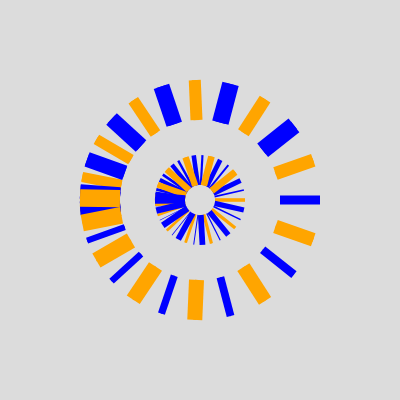
Frame 1 (no input)
Frame 2 (the mouse pressed at the canvas centre, redrawn once): identical to frame 1, image omitted

The p5.js sketch that drew this single still picture (run headless with seeded random() and noise() and a simulated clock; the mouse was pressed at the canvas centre and the sketch redrawn once):

// p5.js sketch
// ── sketch.js
function setup() {
  createCanvas(400, 400);
  angleMode(DEGREES);
  rectMode(CENTER);
  noLoop();
}

function draw() {
  background(220);
  noStroke();
  translate(width / 2, height / 2);
  let slice = 12;
  let outerR = 185;

  for (j = 0; j < 360; j += slice) {
    x = outerR * cos(j);
    y = outerR * sin(j);
    
    push();
    fill("orange");
    rotate(x);
    rect(100, 0, 40, j/20);
    pop();
    
    push();
    fill("blue");
    rotate(y);
    rect(100, 0, 40, j/20);
    pop();

    x2 = outerR * cos(j + (slice - 2));
    y2 = outerR * sin(j + (slice - 2));
    
    push()
    rotate(x2);
    fill("blue");
    rect(30, 0, 30,j/50);
    pop()
    
    push()
    rotate(y);
    fill("orange");
    rect(30, 0, 30, j/50);
    pop()
    // x3 = innerRad * cos(j);
    // y3 = innerRad * sin(j);
    // x4 = innerRad * cos(j + (slice-2));
    // y4 = innerRad * sin(j + (slice-2));
    // beginShape()
    // vertex(x, y)
    // vertex(x2, y2);
    // vertex(x4, y4)
    // vertex(x3, y3);
    // endShape()
  }
}

function wheel(slice, outerR, innerR1, innerR2) {}
